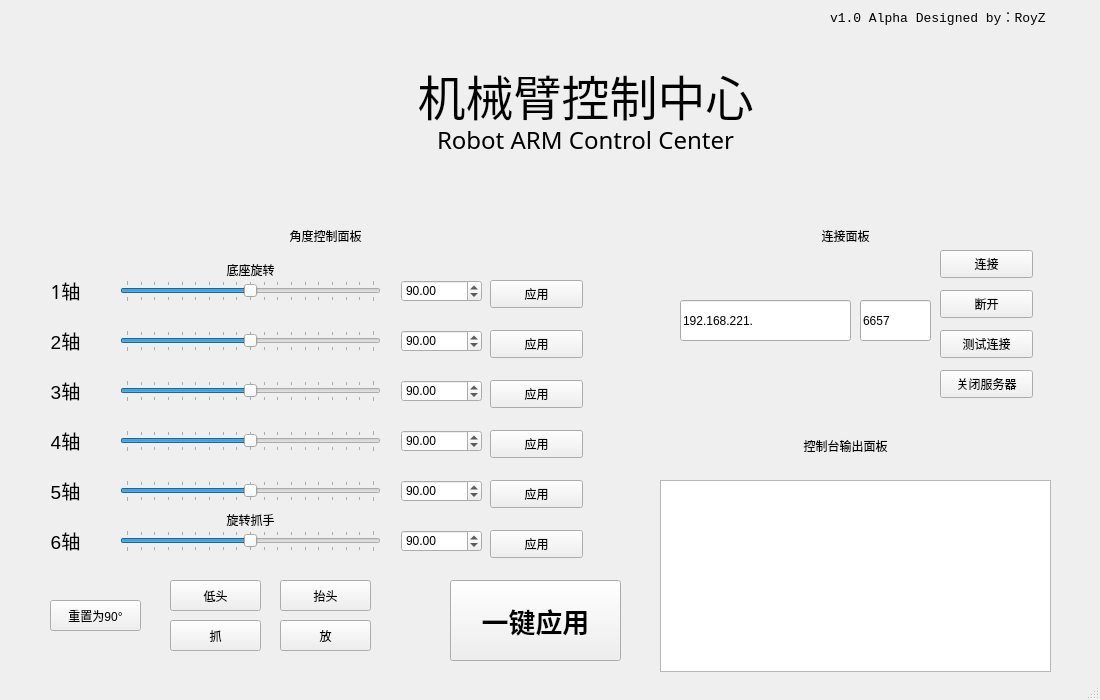
<?xml version="1.0" encoding="UTF-8"?>
<ui version="4.0">
 <class>MainWindow</class>
 <widget class="QMainWindow" name="MainWindow">
  <property name="geometry">
   <rect>
    <x>0</x>
    <y>0</y>
    <width>1100</width>
    <height>700</height>
   </rect>
  </property>
  <property name="windowTitle">
   <string comment="MainWindow">MainWindow</string>
  </property>
  <property name="locale">
   <locale language="Chinese" country="China"/>
  </property>
  <widget class="QWidget" name="centralwidget">
   <widget class="QLabel" name="label_3">
    <property name="geometry">
     <rect>
      <x>30</x>
      <y>270</y>
      <width>71</width>
      <height>41</height>
     </rect>
    </property>
    <property name="font">
     <font>
      <family>微软雅黑</family>
      <pointsize>14</pointsize>
     </font>
    </property>
    <property name="text">
     <string>1轴</string>
    </property>
    <property name="alignment">
     <set>Qt::AlignCenter</set>
    </property>
   </widget>
   <widget class="QLineEdit" name="LineEditIP">
    <property name="geometry">
     <rect>
      <x>680</x>
      <y>300</y>
      <width>171</width>
      <height>41</height>
     </rect>
    </property>
    <property name="text">
     <string>192.168.221.</string>
    </property>
   </widget>
   <widget class="QPushButton" name="ButtonTestConnect">
    <property name="geometry">
     <rect>
      <x>940</x>
      <y>330</y>
      <width>93</width>
      <height>28</height>
     </rect>
    </property>
    <property name="text">
     <string>测试连接</string>
    </property>
   </widget>
   <widget class="QSlider" name="slider2">
    <property name="geometry">
     <rect>
      <x>120</x>
      <y>330</y>
      <width>261</width>
      <height>22</height>
     </rect>
    </property>
    <property name="maximum">
     <number>180</number>
    </property>
    <property name="value">
     <number>90</number>
    </property>
    <property name="orientation">
     <enum>Qt::Horizontal</enum>
    </property>
    <property name="tickPosition">
     <enum>QSlider::TicksBothSides</enum>
    </property>
   </widget>
   <widget class="QPushButton" name="ButtonSend6">
    <property name="geometry">
     <rect>
      <x>490</x>
      <y>530</y>
      <width>93</width>
      <height>28</height>
     </rect>
    </property>
    <property name="text">
     <string>应用</string>
    </property>
   </widget>
   <widget class="QLabel" name="label_11">
    <property name="geometry">
     <rect>
      <x>750</x>
      <y>430</y>
      <width>191</width>
      <height>31</height>
     </rect>
    </property>
    <property name="text">
     <string>控制台输出面板</string>
    </property>
    <property name="alignment">
     <set>Qt::AlignCenter</set>
    </property>
   </widget>
   <widget class="QSlider" name="slider6">
    <property name="geometry">
     <rect>
      <x>120</x>
      <y>530</y>
      <width>261</width>
      <height>22</height>
     </rect>
    </property>
    <property name="maximum">
     <number>180</number>
    </property>
    <property name="value">
     <number>90</number>
    </property>
    <property name="orientation">
     <enum>Qt::Horizontal</enum>
    </property>
    <property name="tickPosition">
     <enum>QSlider::TicksBothSides</enum>
    </property>
   </widget>
   <widget class="QSlider" name="slider3">
    <property name="geometry">
     <rect>
      <x>120</x>
      <y>380</y>
      <width>261</width>
      <height>22</height>
     </rect>
    </property>
    <property name="maximum">
     <number>180</number>
    </property>
    <property name="value">
     <number>90</number>
    </property>
    <property name="orientation">
     <enum>Qt::Horizontal</enum>
    </property>
    <property name="tickPosition">
     <enum>QSlider::TicksBothSides</enum>
    </property>
   </widget>
   <widget class="QPushButton" name="ButtonSend2">
    <property name="geometry">
     <rect>
      <x>490</x>
      <y>330</y>
      <width>93</width>
      <height>28</height>
     </rect>
    </property>
    <property name="text">
     <string>应用</string>
    </property>
   </widget>
   <widget class="QLabel" name="label_8">
    <property name="geometry">
     <rect>
      <x>30</x>
      <y>520</y>
      <width>71</width>
      <height>41</height>
     </rect>
    </property>
    <property name="font">
     <font>
      <pointsize>14</pointsize>
     </font>
    </property>
    <property name="text">
     <string>6轴</string>
    </property>
    <property name="alignment">
     <set>Qt::AlignCenter</set>
    </property>
   </widget>
   <widget class="QDoubleSpinBox" name="spinBox3">
    <property name="geometry">
     <rect>
      <x>401</x>
      <y>380</y>
      <width>81</width>
      <height>22</height>
     </rect>
    </property>
    <property name="maximum">
     <double>180.000000000000000</double>
    </property>
    <property name="singleStep">
     <double>0.100000000000000</double>
    </property>
    <property name="value">
     <double>90.000000000000000</double>
    </property>
   </widget>
   <widget class="QPushButton" name="ButtonSend1">
    <property name="geometry">
     <rect>
      <x>490</x>
      <y>280</y>
      <width>93</width>
      <height>28</height>
     </rect>
    </property>
    <property name="text">
     <string>应用</string>
    </property>
   </widget>
   <widget class="QPushButton" name="ButtonConnect">
    <property name="geometry">
     <rect>
      <x>940</x>
      <y>250</y>
      <width>93</width>
      <height>28</height>
     </rect>
    </property>
    <property name="text">
     <string>连接</string>
    </property>
   </widget>
   <widget class="QTextBrowser" name="textBrowser">
    <property name="geometry">
     <rect>
      <x>660</x>
      <y>480</y>
      <width>391</width>
      <height>192</height>
     </rect>
    </property>
   </widget>
   <widget class="QLabel" name="label_6">
    <property name="geometry">
     <rect>
      <x>30</x>
      <y>420</y>
      <width>71</width>
      <height>41</height>
     </rect>
    </property>
    <property name="font">
     <font>
      <pointsize>14</pointsize>
     </font>
    </property>
    <property name="text">
     <string>4轴</string>
    </property>
    <property name="alignment">
     <set>Qt::AlignCenter</set>
    </property>
   </widget>
   <widget class="QLabel" name="label_4">
    <property name="geometry">
     <rect>
      <x>30</x>
      <y>320</y>
      <width>71</width>
      <height>41</height>
     </rect>
    </property>
    <property name="font">
     <font>
      <pointsize>14</pointsize>
     </font>
    </property>
    <property name="text">
     <string>2轴</string>
    </property>
    <property name="alignment">
     <set>Qt::AlignCenter</set>
    </property>
   </widget>
   <widget class="QDoubleSpinBox" name="spinBox2">
    <property name="geometry">
     <rect>
      <x>401</x>
      <y>330</y>
      <width>81</width>
      <height>22</height>
     </rect>
    </property>
    <property name="maximum">
     <double>180.000000000000000</double>
    </property>
    <property name="singleStep">
     <double>0.100000000000000</double>
    </property>
    <property name="value">
     <double>90.000000000000000</double>
    </property>
   </widget>
   <widget class="QLabel" name="label_7">
    <property name="geometry">
     <rect>
      <x>30</x>
      <y>470</y>
      <width>71</width>
      <height>41</height>
     </rect>
    </property>
    <property name="font">
     <font>
      <pointsize>14</pointsize>
     </font>
    </property>
    <property name="text">
     <string>5轴</string>
    </property>
    <property name="alignment">
     <set>Qt::AlignCenter</set>
    </property>
   </widget>
   <widget class="QLabel" name="label_10">
    <property name="geometry">
     <rect>
      <x>750</x>
      <y>220</y>
      <width>191</width>
      <height>31</height>
     </rect>
    </property>
    <property name="text">
     <string>连接面板</string>
    </property>
    <property name="alignment">
     <set>Qt::AlignCenter</set>
    </property>
   </widget>
   <widget class="QPushButton" name="ButtonSend4">
    <property name="geometry">
     <rect>
      <x>490</x>
      <y>430</y>
      <width>93</width>
      <height>28</height>
     </rect>
    </property>
    <property name="text">
     <string>应用</string>
    </property>
   </widget>
   <widget class="QLabel" name="label">
    <property name="geometry">
     <rect>
      <x>350</x>
      <y>60</y>
      <width>471</width>
      <height>61</height>
     </rect>
    </property>
    <property name="font">
     <font>
      <family>字魂35号-经典雅黑</family>
      <pointsize>36</pointsize>
     </font>
    </property>
    <property name="text">
     <string>机械臂控制中心</string>
    </property>
    <property name="textFormat">
     <enum>Qt::RichText</enum>
    </property>
    <property name="alignment">
     <set>Qt::AlignCenter</set>
    </property>
   </widget>
   <widget class="QPushButton" name="ButtonSend3">
    <property name="geometry">
     <rect>
      <x>490</x>
      <y>380</y>
      <width>93</width>
      <height>28</height>
     </rect>
    </property>
    <property name="text">
     <string>应用</string>
    </property>
   </widget>
   <widget class="QLabel" name="label_5">
    <property name="geometry">
     <rect>
      <x>30</x>
      <y>370</y>
      <width>71</width>
      <height>41</height>
     </rect>
    </property>
    <property name="font">
     <font>
      <pointsize>14</pointsize>
     </font>
    </property>
    <property name="text">
     <string>3轴</string>
    </property>
    <property name="alignment">
     <set>Qt::AlignCenter</set>
    </property>
   </widget>
   <widget class="QDoubleSpinBox" name="spinBox1">
    <property name="geometry">
     <rect>
      <x>401</x>
      <y>280</y>
      <width>81</width>
      <height>22</height>
     </rect>
    </property>
    <property name="maximum">
     <double>180.000000000000000</double>
    </property>
    <property name="singleStep">
     <double>0.100000000000000</double>
    </property>
    <property name="value">
     <double>90.000000000000000</double>
    </property>
   </widget>
   <widget class="QDoubleSpinBox" name="spinBox5">
    <property name="geometry">
     <rect>
      <x>401</x>
      <y>480</y>
      <width>81</width>
      <height>22</height>
     </rect>
    </property>
    <property name="maximum">
     <double>180.000000000000000</double>
    </property>
    <property name="singleStep">
     <double>0.100000000000000</double>
    </property>
    <property name="value">
     <double>90.000000000000000</double>
    </property>
   </widget>
   <widget class="QLineEdit" name="LineEditPORT">
    <property name="geometry">
     <rect>
      <x>860</x>
      <y>300</y>
      <width>71</width>
      <height>41</height>
     </rect>
    </property>
    <property name="text">
     <string>6657</string>
    </property>
   </widget>
   <widget class="QPushButton" name="ButtonDisconnect">
    <property name="geometry">
     <rect>
      <x>940</x>
      <y>290</y>
      <width>93</width>
      <height>28</height>
     </rect>
    </property>
    <property name="text">
     <string>断开</string>
    </property>
   </widget>
   <widget class="QDoubleSpinBox" name="spinBox4">
    <property name="geometry">
     <rect>
      <x>401</x>
      <y>430</y>
      <width>81</width>
      <height>22</height>
     </rect>
    </property>
    <property name="maximum">
     <double>180.000000000000000</double>
    </property>
    <property name="singleStep">
     <double>0.100000000000000</double>
    </property>
    <property name="value">
     <double>90.000000000000000</double>
    </property>
   </widget>
   <widget class="QSlider" name="slider1">
    <property name="geometry">
     <rect>
      <x>120</x>
      <y>280</y>
      <width>261</width>
      <height>22</height>
     </rect>
    </property>
    <property name="maximum">
     <number>180</number>
    </property>
    <property name="value">
     <number>90</number>
    </property>
    <property name="orientation">
     <enum>Qt::Horizontal</enum>
    </property>
    <property name="tickPosition">
     <enum>QSlider::TicksBothSides</enum>
    </property>
   </widget>
   <widget class="QSlider" name="slider4">
    <property name="geometry">
     <rect>
      <x>120</x>
      <y>430</y>
      <width>261</width>
      <height>22</height>
     </rect>
    </property>
    <property name="maximum">
     <number>180</number>
    </property>
    <property name="value">
     <number>90</number>
    </property>
    <property name="orientation">
     <enum>Qt::Horizontal</enum>
    </property>
    <property name="tickPosition">
     <enum>QSlider::TicksBothSides</enum>
    </property>
   </widget>
   <widget class="QPushButton" name="ButtonSendALL">
    <property name="enabled">
     <bool>true</bool>
    </property>
    <property name="geometry">
     <rect>
      <x>450</x>
      <y>580</y>
      <width>171</width>
      <height>81</height>
     </rect>
    </property>
    <property name="font">
     <font>
      <family>微软雅黑</family>
      <pointsize>20</pointsize>
      <bold>true</bold>
     </font>
    </property>
    <property name="cursor">
     <cursorShape>PointingHandCursor</cursorShape>
    </property>
    <property name="text">
     <string>一键应用</string>
    </property>
    <property name="flat">
     <bool>false</bool>
    </property>
   </widget>
   <widget class="QLabel" name="label_9">
    <property name="geometry">
     <rect>
      <x>230</x>
      <y>220</y>
      <width>191</width>
      <height>31</height>
     </rect>
    </property>
    <property name="text">
     <string>角度控制面板</string>
    </property>
    <property name="alignment">
     <set>Qt::AlignCenter</set>
    </property>
   </widget>
   <widget class="QDoubleSpinBox" name="spinBox6">
    <property name="geometry">
     <rect>
      <x>401</x>
      <y>530</y>
      <width>81</width>
      <height>22</height>
     </rect>
    </property>
    <property name="maximum">
     <double>180.000000000000000</double>
    </property>
    <property name="singleStep">
     <double>0.100000000000000</double>
    </property>
    <property name="value">
     <double>90.000000000000000</double>
    </property>
   </widget>
   <widget class="QSlider" name="slider5">
    <property name="geometry">
     <rect>
      <x>120</x>
      <y>480</y>
      <width>261</width>
      <height>22</height>
     </rect>
    </property>
    <property name="maximum">
     <number>180</number>
    </property>
    <property name="value">
     <number>90</number>
    </property>
    <property name="orientation">
     <enum>Qt::Horizontal</enum>
    </property>
    <property name="tickPosition">
     <enum>QSlider::TicksBothSides</enum>
    </property>
   </widget>
   <widget class="QLabel" name="label_2">
    <property name="geometry">
     <rect>
      <x>830</x>
      <y>0</y>
      <width>261</width>
      <height>31</height>
     </rect>
    </property>
    <property name="font">
     <font>
      <family>Consolas</family>
      <pointsize>10</pointsize>
     </font>
    </property>
    <property name="text">
     <string>v1.0 Alpha Designed by：RoyZ</string>
    </property>
   </widget>
   <widget class="QPushButton" name="ButtonSend5">
    <property name="geometry">
     <rect>
      <x>490</x>
      <y>480</y>
      <width>93</width>
      <height>28</height>
     </rect>
    </property>
    <property name="text">
     <string>应用</string>
    </property>
   </widget>
   <widget class="QPushButton" name="ButtonQuit">
    <property name="geometry">
     <rect>
      <x>940</x>
      <y>370</y>
      <width>93</width>
      <height>28</height>
     </rect>
    </property>
    <property name="text">
     <string>关闭服务器</string>
    </property>
   </widget>
   <widget class="QLabel" name="label_12">
    <property name="geometry">
     <rect>
      <x>350</x>
      <y>110</y>
      <width>471</width>
      <height>61</height>
     </rect>
    </property>
    <property name="font">
     <font>
      <family>Futura ICG</family>
      <pointsize>18</pointsize>
     </font>
    </property>
    <property name="text">
     <string>Robot ARM Control Center</string>
    </property>
    <property name="textFormat">
     <enum>Qt::RichText</enum>
    </property>
    <property name="alignment">
     <set>Qt::AlignCenter</set>
    </property>
   </widget>
   <widget class="QPushButton" name="ButtonReset">
    <property name="geometry">
     <rect>
      <x>50</x>
      <y>600</y>
      <width>91</width>
      <height>31</height>
     </rect>
    </property>
    <property name="text">
     <string>重置为90°</string>
    </property>
   </widget>
   <widget class="QPushButton" name="ButtonDown">
    <property name="geometry">
     <rect>
      <x>170</x>
      <y>580</y>
      <width>91</width>
      <height>31</height>
     </rect>
    </property>
    <property name="text">
     <string>低头</string>
    </property>
   </widget>
   <widget class="QPushButton" name="ButtonUp">
    <property name="geometry">
     <rect>
      <x>280</x>
      <y>580</y>
      <width>91</width>
      <height>31</height>
     </rect>
    </property>
    <property name="text">
     <string>抬头</string>
    </property>
   </widget>
   <widget class="QPushButton" name="ButtonScrach">
    <property name="geometry">
     <rect>
      <x>170</x>
      <y>620</y>
      <width>91</width>
      <height>31</height>
     </rect>
    </property>
    <property name="text">
     <string>抓</string>
    </property>
   </widget>
   <widget class="QPushButton" name="ButtonPush">
    <property name="geometry">
     <rect>
      <x>280</x>
      <y>620</y>
      <width>91</width>
      <height>31</height>
     </rect>
    </property>
    <property name="text">
     <string>放</string>
    </property>
   </widget>
   <widget class="QLabel" name="label_13">
    <property name="geometry">
     <rect>
      <x>210</x>
      <y>260</y>
      <width>81</width>
      <height>20</height>
     </rect>
    </property>
    <property name="text">
     <string>底座旋转</string>
    </property>
    <property name="alignment">
     <set>Qt::AlignCenter</set>
    </property>
   </widget>
   <widget class="QLabel" name="label_14">
    <property name="geometry">
     <rect>
      <x>210</x>
      <y>510</y>
      <width>81</width>
      <height>20</height>
     </rect>
    </property>
    <property name="text">
     <string>旋转抓手</string>
    </property>
    <property name="alignment">
     <set>Qt::AlignCenter</set>
    </property>
   </widget>
  </widget>
  <widget class="QStatusBar" name="statusbar"/>
 </widget>
 <resources/>
 <connections/>
</ui>
